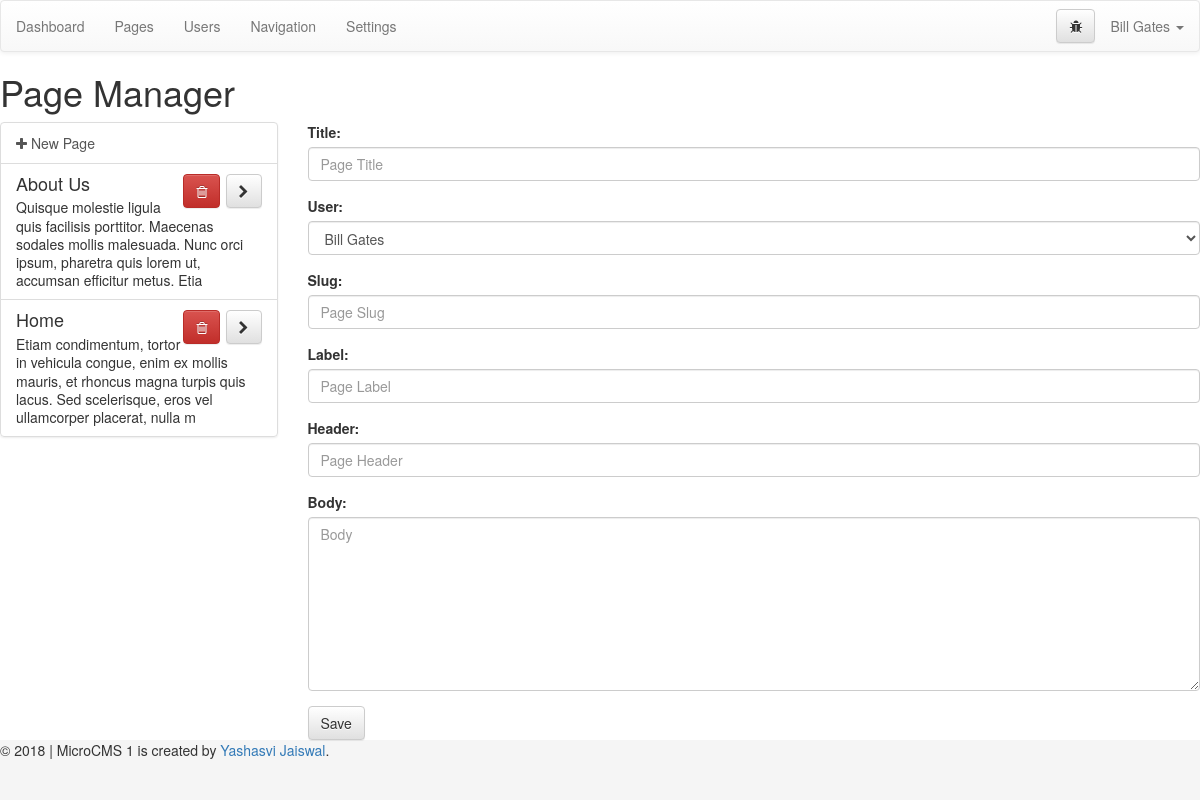
Screenshot of /admin/index.php?page=pages (signed in) with the database file from the repository.
### tables this page shows
CREATE TABLE `posts` (
  `id` mediumint(9) NOT NULL,
  `user` mediumint(9) NOT NULL,
  `type` mediumint(9) NOT NULL,
  `slug` varchar(300) NOT NULL,
  `label` varchar(100) NOT NULL,
  `title` varchar(200) NOT NULL,
  `header` varchar(300) NOT NULL,
  `body` longtext NOT NULL
);

### admin/index.php (called while the page is built)
<?php
    include('template/header.php');
    include('views/'.$page.'.php');
    include('template/footer.php');
?>

### admin/functions/data.php (called while the page is built, shortened)
<?php
    function data_user($dbc, $id){
        if(is_numeric($id)){
            $cond = "WHERE id = '$id'";
        } else{
            $cond = "WHERE email = '$id'";
        }
        $q = "SELECT * FROM users $cond";
        $r = mysqli_query($dbc, $q);
        $data = mysqli_fetch_assoc($r);
        $data['fullname'] = $data['first'].' '.$data['last'];
        $data['fullname_reverse'] = $data['last'].', '.$data['first'];
        return $data;
    }
?>

### admin/config/setup.php (called while the page is built, shortened)
<?php
    include('../config/connection.php');
    include('functions/data.php');
    $user = data_user($dbc, $_SESSION['username']);
?>

### admin/views/pages.php (the view, shortened to what this page needs)
<h1>Page Manager</h1>
<div class="row">
    <div class="col-md-3">
        <div class="list-group">
            <a class="list-group-item" href="?page=pages">
                <i class="fa fa-plus"></i> New Page
            </a>
            <?php
                $q = "SELECT * FROM posts WHERE type = 1 ORDER BY title ASC";
                $r = mysqli_query($dbc, $q);
                while($list = mysqli_fetch_assoc($r)){
                    $blurb = substr(strip_tags($list['body']), 0, 160);
            ?>
            <div id="page_<?php echo $list['id']; ?>" class="list-group-item <?php selected($list['id'], $opened['id'], 'active') ?>">
                <h4 class="list-group-item-heading">
                    <?php echo $list['title']; ?>
                    <span class="pull-right">
                        <a href="#" id="del_<?php echo $list['id']; ?>" class="btn btn-danger btn-delete"><i class="fa fa-trash-o"></i></a>
                        <a href="index.php?page=pages&id=<?php echo $list['id']; ?>" class="btn btn-default"><i class="fa fa-chevron-right"></i></a>
                    </span>
                </h4>
                <p class="list-group-item-text"><?php echo $blurb; ?></p>
            </div>
            <?php } ?>
        </div>
    </div>
    <div class="col-md-9">
        <form action="index.php?page=pages&id=<?php echo $opened['id']; ?>" method="post" role="form">
            <div class="form-group">
                <label for="title">Title:</label>
                <input class="form-control" type="text" name="title" id="title" value="<?php echo $opened['title']; ?>" placeholder="Page Title">
            </div>
            <div class="form-group">
                <label for="user">User:</label>
                <select class="form-control" name="user" id="user">
                    <?php
                        $q = "SELECT id FROM users ORDER BY first ASC";
                        $r = mysqli_query($dbc, $q);
                        while($user_list = mysqli_fetch_assoc($r)){
                            $user_data = data_user($dbc, $user_list['id']);
                    ?>
                            <option value="<?php echo $user_data['id']; ?>"
                                <?php
                                    if(isset($_GET['id'])){
                                        selected($user_data['id'], $opened['user'], 'selected');
                                    } else{
                                        selected($user_data['id'], $user['id'], 'selected');
                                    }
                                ?>><?php echo $user_data['fullname']; ?>
                            </option>
                    <?php } ?>
                </select>
            </div>
            <div class="form-group">
                <label for="slug">Slug:</label>
                <input class="form-control" type="text" name="slug" id="slug" value="<?php echo $opened['slug']; ?>" placeholder="Page Slug">
            </div>
            <div class="form-group">
                <label for="label">Label:</label>
                <input class="form-control" type="text" name="label" id="label" value="<?php echo $opened['label']; ?>" placeholder="Page Label">
            </div>
            <div class="form-group">
                <label for="header">Header:</label>
                <input class="form-control" type="text" name="header" id="header" value="<?php echo $opened['header']; ?>" placeholder="Page Header">
            </div>
            <div class="form-group">
                <label for="body">Body:</label>
                <textarea class="form-control editor" name="body" id="body" rows="8" placeholder="Body"><?php echo $opened['body']; ?></textarea>
            </div>
            <button type="submit" class="btn btn-default">Save</button>
            </form>
    </div>
</div>

### admin/config/css.php (style rules this page uses)
html, body { height: 100%; }

### rows the page displays
posts: title "About Us", body "Quisque molestie ligula quis facilisis porttitor. Maecenas sodales mollis malesuada. Nunc orci ipsum, pharetra quis lorem ut, accumsan efficitur metus. Etia"
posts: title "Home", body "Etiam condimentum, tortor in vehicula congue, enim ex mollis mauris, et rhoncus magna turpis quis lacus. Sed scelerisque, eros vel ullamcorper placerat, nulla m"

### other values shown
$user['fullname'] "Bill Gates"
form field user "Bill Gates"
